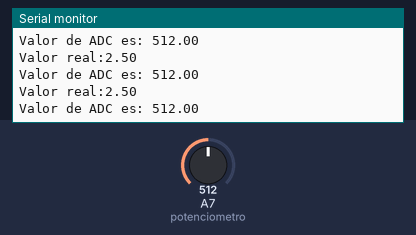
Bench run of a sketch on a simulated Arduino Nano, built with avr-gcc and run on an emulated ATmega328P. Parts: the last lines printed to the serial monitor. Inputs (shaded band) come from the test bench; at power-on: A7 (potenciometro) = 512.

Above: at 1.2 s.
1.3 s: A7 (potenciometro) set to 111
At 2.0 s:
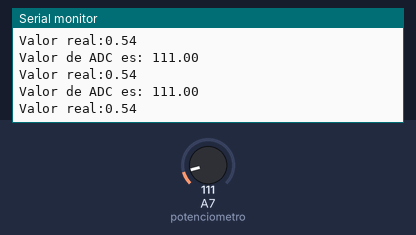
2.8 s: A7 (potenciometro) set to 95
At 3.8 s:
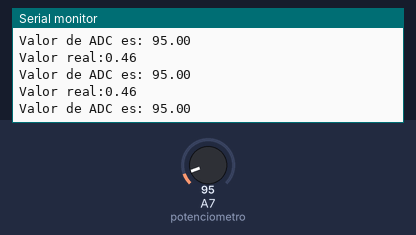
4.3 s: A7 (potenciometro) set to 11
At 5.3 s:
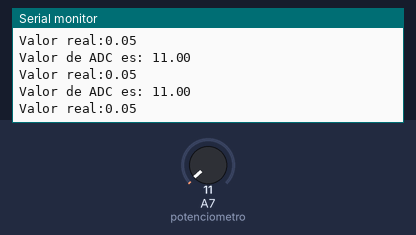
5.8 s: A7 (potenciometro) set to 8
At 6.4 s:
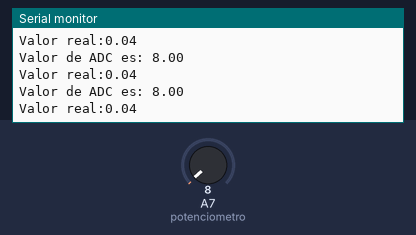
Timing chart, 0 to 8.8 s (numbered marks = the images above; inputs shaded):
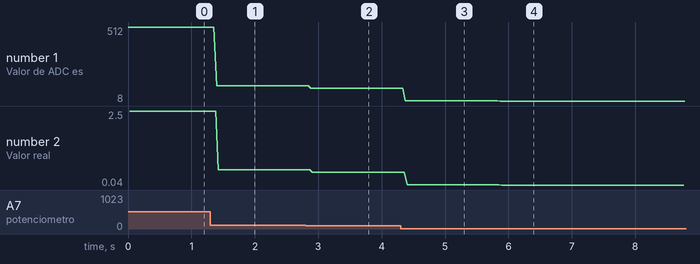

The sketch:

zgaf_potenciometro.ino
```cpp
double senial = 0;
unsigned char potenciometro = A7;

double real = 0;

void setup() {
  // put your setup code here, to run once:

  Serial.begin(9600);
}

void loop() {
  // put your main code here, to run repeatedly:
  senial = analogRead(potenciometro);
  real = (senial * 5) / 1023;

  Serial.print("Valor de ADC es: ");
  Serial.println(senial);
  Serial.print("Valor real:");
  Serial.println(real);
}
```

Measured:
- the behaviour switches between 100 and 99 on A7 (potenciometro) (found by bisection; images 1 and 2)
- after the input at 1.3 s, the serial monitor: prints a new line after 0.10 s (image 1)
- after the input at 2.8 s, the serial monitor: prints a new line after 0.08 s (image 2)
- after the input at 4.3 s, the serial monitor: prints a new line after 0.08 s (image 3)
- after the input at 5.8 s, the serial monitor: prints a new line after 0.07 s (image 4)
- plotted number 1: 512 → 111 after the input at 1.3 s, 111 → 95 after the input at 2.8 s, 95 → 11 after the input at 4.3 s, 11 → 8 after the input at 5.8 s
- plotted number 2: 2.5 → 0.54 after the input at 1.3 s, 0.54 → 0.46 after the input at 2.8 s, 0.46 → 0.05 after the input at 4.3 s, 0.05 → 0.04 after the input at 5.8 s
